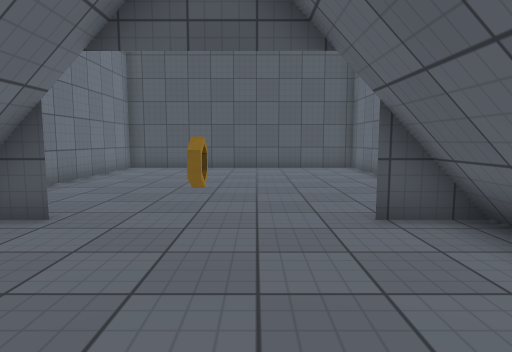
view 1 (above)

15 first-person views from a walk through a 3-D level made in the Unity game engine. The camera is 1.2 m above the floor, tilts 6° down and sees 75° across. The floor is counted in squares, 1 m on a side. Each view is taken from the middle of a square. On the plan, view 1 faces up. The plan holds only what a view shows up to about 14 squares ahead; the rest is blank. The place goes on beyond the plan. The player is left out. Surface patterns are stand-ins for the level's own textures.

view 2
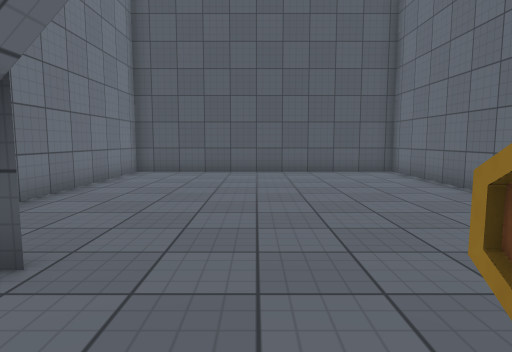

view 3
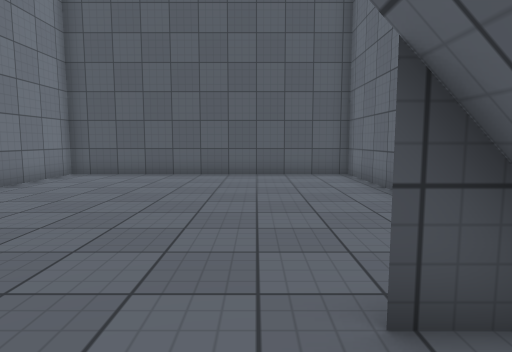

view 4
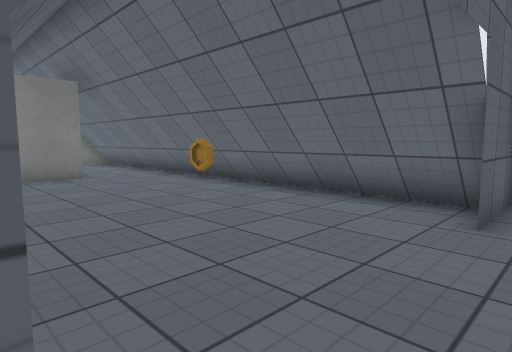

view 5
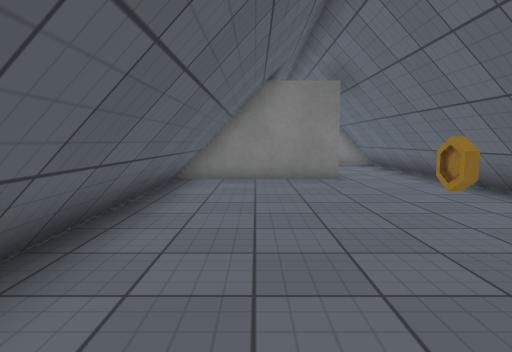

view 6
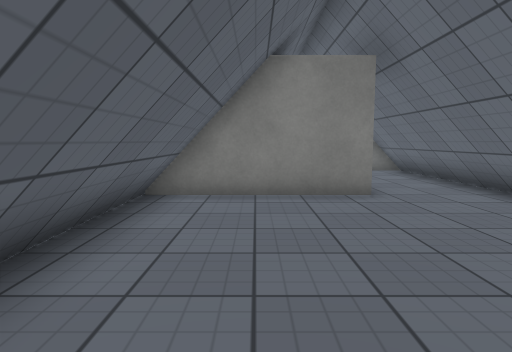

view 7
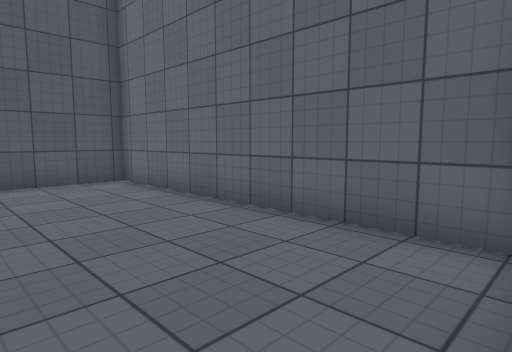

view 8
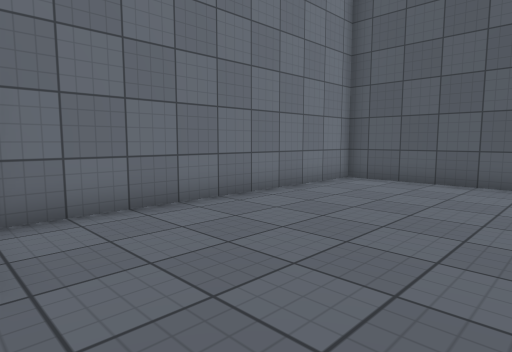

view 9
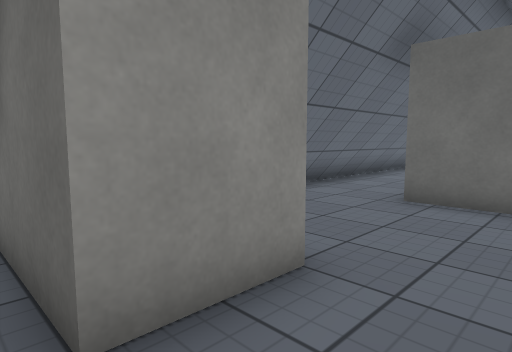

view 10
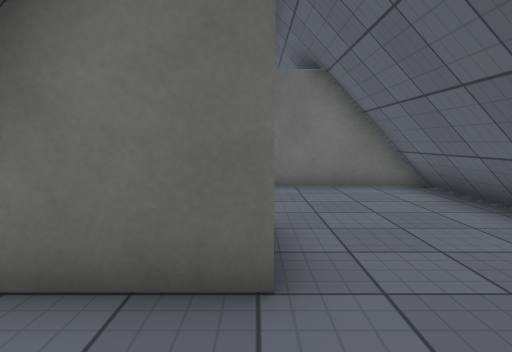

view 11
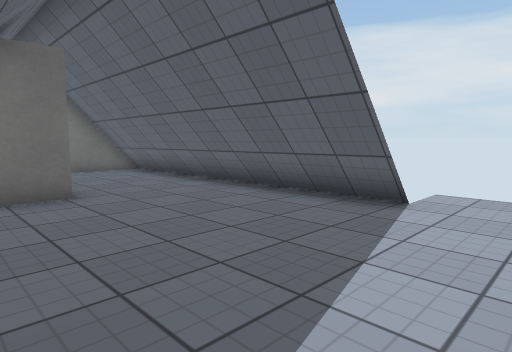

view 12
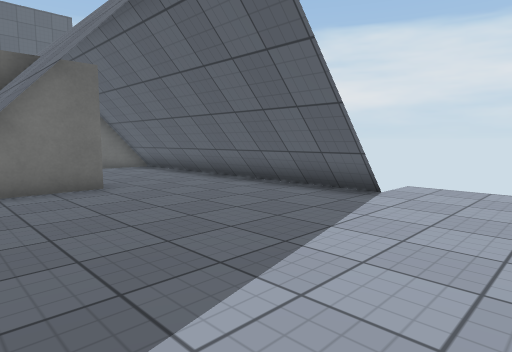

view 13
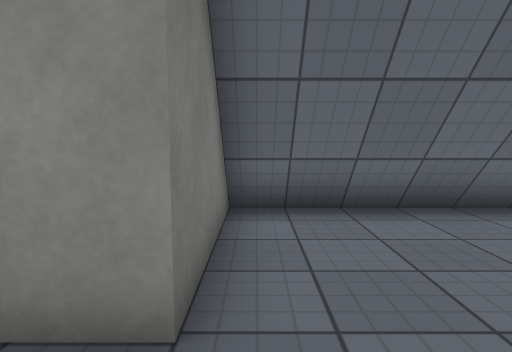

view 14
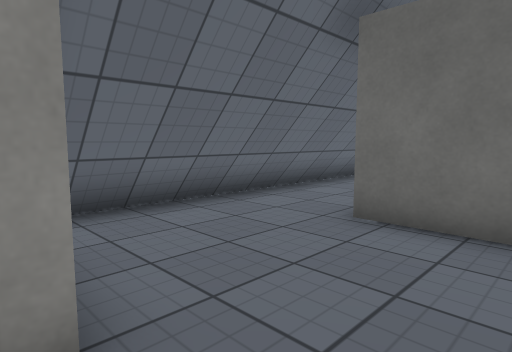

view 15
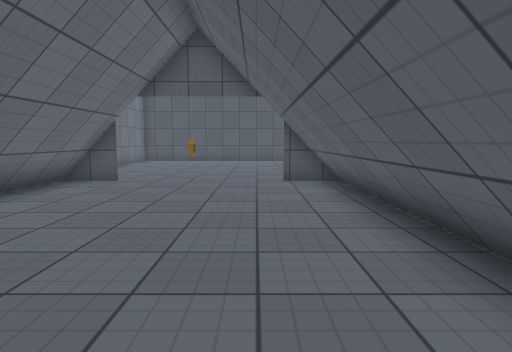

### Floor plan
Points are (right, up) in squares from view 1. A wall is a line through its corners. A room is listed if a view was taken in it or the views show most of it. See-through windows are left out.
Room 1 (views 1, 2, 3, 4, 5, 6, 7, 8, 15)
walls: (-3.4, 5.1) (-3.4, -5.6); (-3.5, 5.1) (-3.5, -5.6); (-3.8, 5) (-3.8, -5.5); (-5.6, 5) (-3.1, 5) (-4.7, 5); (4.3, 5.5) (4.3, 15) (-5.7, 15) (-5.7, 5.6); (-1.6, -5.3) (2.9, -5.3); (2.1, -5.2) (2.1, 5.1); (2, -5.4) (2, 5.1); (2.3, -5.4) (2.3, 5.1); (2.5, -5.4) (2.5, 5.1)
low walls: (-3.9, 5) (-3.9, -5.5); (-4.2, 5) (-4.2, -5.5); (-4.4, 5) (-4.4, -5.5); (-4.7, 5) (-4.7, 4.5); (2.7, -5.4) (2.7, 5.1)
ways out: opening at (-2.5, -6.5) to room 3
objects: coin (0, 3)
Room 2 (views 9, 10, 11, 12)
walls: (2, -18.6) (2, -13.4); (2.1, -18.6) (2.1, -13.4); (2.3, -18.6) (2.3, -13.4); (2.5, -18.6) (2.5, -13.4); (-0.9, -13.5) (-3.4, -13.5)
low walls: (2.7, -18.6) (2.7, -13.4)
ways out: opening at (0.5, -12.5) to room 3
Room 3 (views 13, 14)
walls: (-3.4, -5.6) (-3.4, -11.5); (-4.4, -11.5) (-0.9, -11.5) (-0.9, -13.5); (-3.5, -5.6) (-3.5, -11.5); (-3.8, -5.5) (-3.8, -11.5); (3.4, -7.3) (-1.6, -7.3); (2, -13.4) (2, -7.2); (2.1, -13.4) (2.1, -7.2); (2.3, -13.4) (2.3, -7.2); (2.5, -13.4) (2.5, -7.2)
low walls: (-3.9, -5.5) (-3.9, -11.5); (-4.2, -5.5) (-4.2, -11.5); (-4.4, -5.5) (-4.4, -11.5); (2.7, -13.4) (2.7, -7.2)
ways out: opening at (-2.5, -6.5) to room 1; opening at (0.5, -12.5) to room 2

Where each view was taken, in squares from view 1:
view 1: 0 up, 0 right, facing up
view 2: 2 up, 1 left, facing up
view 3: 3 up, 1 right, facing up
view 4: 6 up, 2 right, facing down-left
view 5: 5 up, 1 right, facing down
view 6: 2 up, 1 right, facing down
view 7: 5 up, 0 right, facing up-right
view 8: 5 up, 0 right, facing up-left
view 9: 14 down, 1 right, facing up-left
view 10: 16 down, 1 left, facing up
view 11: 21 down, 3 left, facing up-right
view 12: 22 down, 4 left, facing up-right
view 13: 11 down, 1 right, facing left
view 14: 12 down, 1 right, facing up-left
view 15: 5 down, 1 right, facing up
